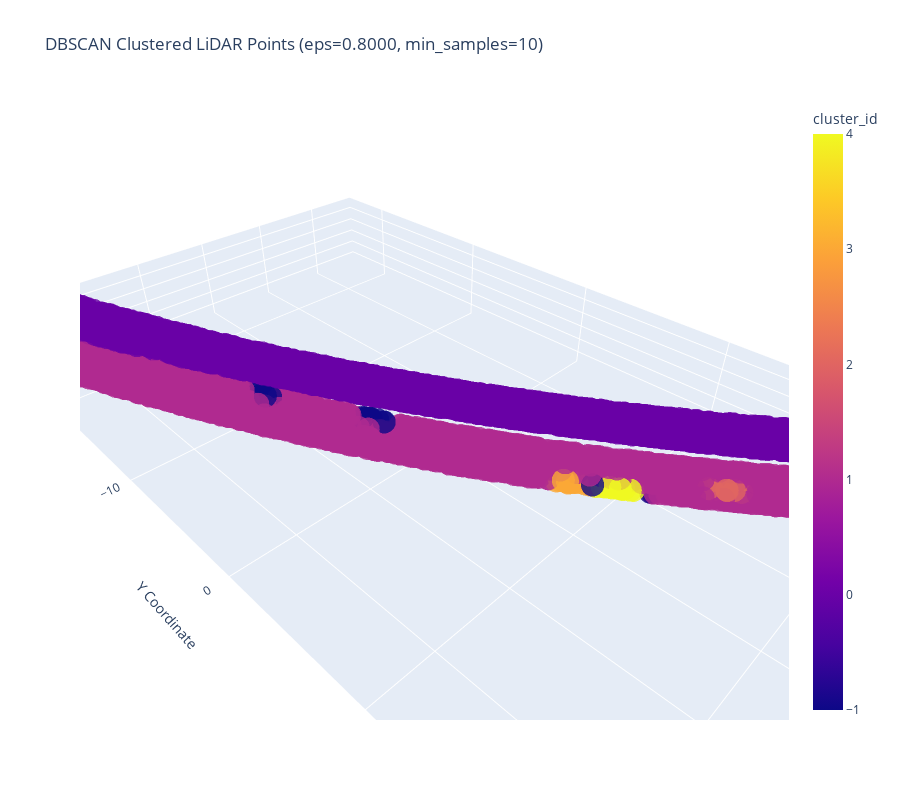

The cell this chart's notebook holds for it:
### Code cell
# --- EXISTING CELL: DBSCAN Clustering Test and Visualization ---
import plotly.express as px
import time as time

print("\n--- Applying DBSCAN Clustering ---")
# ... (rest of the print statements and parameter setup) ...

if not merged_lidar_df.empty:
    # ... (K-distance estimation and parameters) ...

    try:
        clustered_df_dbscan = perform_dbscan_clustering(merged_lidar_df.copy(),
                                                        eps=0.8,
                                                        min_samples=chosen_dbscan_min_samples)
        print("\nDBSCAN clustering completed. Let's visualize the results to assess wire separation!")

        # --- Visualize DBSCAN Clustered Results (Plotly Interactive) ---
        print("\n--- Visualizing DBSCAN Clusters ---") # <-- THIS PRINT SHOULD APPEAR
        print("Noise points (cluster_id = -1) will typically be grey or very faint.")

        if not clustered_df_dbscan.empty:
            fig_dbscan = px.scatter_3d(clustered_df_dbscan, x='x', y='y', z='z',
                                       color='cluster_id',
                                       hover_data=['original_file'],
                                       opacity=0.8,
                                       size_max=3,
                                       title=f'DBSCAN Clustered LiDAR Points (eps={0.8:.4f}, min_samples={chosen_dbscan_min_samples})'
                                      )
            for trace in fig_dbscan.data:
                if trace.name == '-1':
                    trace.marker.color = 'lightgray'
                    trace.marker.opacity = 0.1

            fig_dbscan.update_layout(
                scene=dict(
                    xaxis_title='X Coordinate',
                    yaxis_title='Y Coordinate',
                    zaxis_title='Z Coordinate',
                    aspectmode='data'
                ),
                height=800,
                width=900,
            )
            fig_dbscan.show() # <-- THIS IS THE CRUCIAL LINE FOR PLOTLY DISPLAY
        else:
            print("DBSCAN clustered DataFrame is empty. No visualization possible.")

    except Exception as e:
        print(f"Error during DBSCAN clustering: {e}")
        print("Please check your `eps` and `min_samples` parameters, and ensure the `perform_dbscan_clustering` function is correctly defined above.")

else:
    print("Cannot perform DBSCAN clustering: `merged_lidar_df` is empty.")

print("\nDBSCAN test complete. Analyze the plot: Are wires separated well? Is there too much noise?")

### Figure 1 — Plotly figure (JSON) as saved in the notebook; plotly's stock layout.template omitted (floating-point values rounded to 4 significant figures; data arrays with more than 128 entries replaced by an {"elided": "..."} marker saying what was removed)
{"data": [{"customdata": {"elided": "6107x1 str values"}, "hovertemplate": "x=%{x}<br>y=%{y}<br>z=%{z}<br>original_file=%{customdata[0]}<br>cluster_id=%{marker.color}<extra></extra>", "legendgroup": "", "marker": {"color": {"elided": "6107 int values"}, "coloraxis": "coloraxis", "opacity": 0.8, "symbol": "circle"}, "mode": "markers", "name": "", "scene": "scene", "showlegend": false, "type": "scatter3d", "x": {"elided": "6107 float values"}, "y": {"elided": "6107 float values"}, "z": {"elided": "6107 float values"}}], "layout": {"coloraxis": {"colorbar": {"title": {"text": "cluster_id"}}, "colorscale": [[0, "#0d0887"], [0.1111, "#46039f"], [0.2222, "#7201a8"], [0.3333, "#9c179e"], [0.4444, "#bd3786"], [0.5556, "#d8576b"], [0.6667, "#ed7953"], [0.7778, "#fb9f3a"], [0.8889, "#fdca26"], [1, "#f0f921"]]}, "height": 800, "legend": {"tracegroupgap": 0}, "scene": {"aspectmode": "data", "domain": {"x": [0, 1], "y": [0, 1]}, "xaxis": {"title": {"text": "X Coordinate"}}, "yaxis": {"title": {"text": "Y Coordinate"}}, "zaxis": {"title": {"text": "Z Coordinate"}}}, "title": {"text": "DBSCAN Clustered LiDAR Points (eps=0.8000, min_samples=10)"}, "width": 900}}
